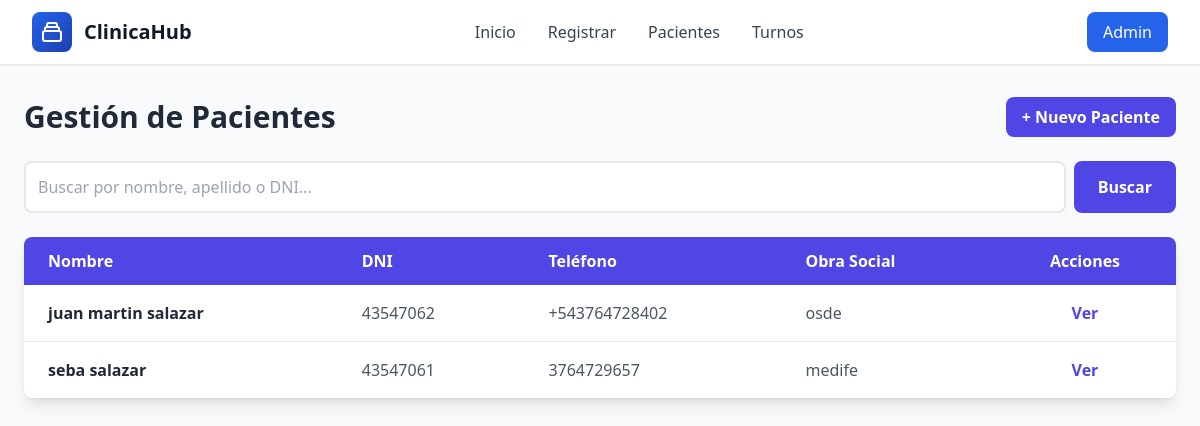
The app's page /pacientes/ with its own data.
### core/models.py (models this page shows, shortened)
class Paciente(models.Model):
    nombre = models.CharField(max_length=200)
    apellido = models.CharField(max_length=200)
    dni = models.CharField(max_length=10, unique=True)
    fecha_nacimiento = models.DateField()
    telefono = models.CharField(max_length=20, blank=True)
    email = models.EmailField(blank=True)
    obra_social = models.CharField(max_length=100, blank=True)
    class Meta:
        verbose_name = "Paciente"
        verbose_name_plural = "Pacientes"

### pacientes/views.py (the view)
# urls.py: path('pacientes/', views.listar_pacientes, name='listar_pacientes'),
def listar_pacientes(request):
    search = request.GET.get('q', '')
    if search:
        pacientes = Paciente.objects.filter(
            Q(nombre__icontains=search) |
            Q(apellido__icontains=search) |
            Q(dni__icontains=search)
        ).order_by('apellido', 'nombre')
    else:
        pacientes = Paciente.objects.all().order_by('apellido', 'nombre')
    return render(request, 'pacientes/listar_pacientes.html', {'pacientes': pacientes, 'search': search})

### pacientes/templates/pacientes/listar_pacientes.html (shortened to what this page needs)
{% extends "base.html" %}
{% block content %}
<div class="max-w-6xl mx-auto mt-8">
    <div class="flex justify-between items-center mb-6">
        <h2 class="text-3xl font-bold text-gray-800">Gestión de Pacientes</h2>
        <a href="{% url 'pacientes:registrar_paciente' %}" class="bg-indigo-600 hover:bg-indigo-700 text-white font-bold py-2 px-4 rounded-lg">
            + Nuevo Paciente
        </a>
    </div>
    <div class="mb-6">
        <form method="get" class="flex gap-2">
            <input type="text" name="q" value="{{ search }}" placeholder="Buscar por nombre, apellido o DNI..."
                   class="flex-1 p-3 border-2 border-gray-200 rounded-lg focus:border-indigo-500 focus:ring-0">
            <button type="submit" class="bg-indigo-600 hover:bg-indigo-700 text-white font-bold py-2 px-6 rounded-lg">
                Buscar
            </button>
        </form>
    </div>
    {% if pacientes %}
        <div class="bg-white shadow-lg rounded-lg overflow-hidden">
            <table class="w-full">
                <thead class="bg-indigo-600 text-white">
                    <tr>
                        <th class="px-6 py-3 text-left">Nombre</th>
                        <th class="px-6 py-3 text-left">DNI</th>
                        <th class="px-6 py-3 text-left">Teléfono</th>
                        <th class="px-6 py-3 text-left">Obra Social</th>
                        <th class="px-6 py-3 text-center">Acciones</th>
                    </tr>
                </thead>
                <tbody class="divide-y divide-gray-200">
                    {% for paciente in pacientes %}
                        <tr class="hover:bg-gray-50 transition-colors">
                            <td class="px-6 py-4 font-semibold text-gray-800">{{ paciente.nombre }} {{ paciente.apellido }}</td>
                            <td class="px-6 py-4 text-gray-600">{{ paciente.dni }}</td>
                            <td class="px-6 py-4 text-gray-600">{{ paciente.telefono }}</td>
                            <td class="px-6 py-4 text-gray-600">{{ paciente.obra_social|default:"—" }}</td>
                            <td class="px-6 py-4 text-center">
                                <a href="{% url 'pacientes:detalle_paciente' paciente.pk %}" class="text-indigo-600 hover:text-indigo-800 font-semibold">
                                    Ver
                                </a>
                            </td>
                        </tr>
                    {% endfor %}
                </tbody>
            </table>
        </div>
    {% else %}
        <div class="bg-yellow-50 border-l-4 border-yellow-400 p-4 rounded">
            <p class="text-yellow-800">{% if search %}No se encontraron pacientes con "{{ search }}"{% else %}No hay pacientes registrados{% endif %}</p>
        </div>
    {% endif %}
</div>
{% endblock %}

### templates/base.html (style rules this page uses)
* { font-family: 'Segoe UI', Tahoma, Geneva, Verdana, sans-serif; }
body { background-color: #f8fafc; }

### records on screen
Paciente: nombre "juan martin", apellido "salazar", dni "43547062", telefono "+543764728402", obra_social "osde"
Paciente: nombre "seba", apellido "salazar", dni "43547061", telefono "3764729657", obra_social "medife"
